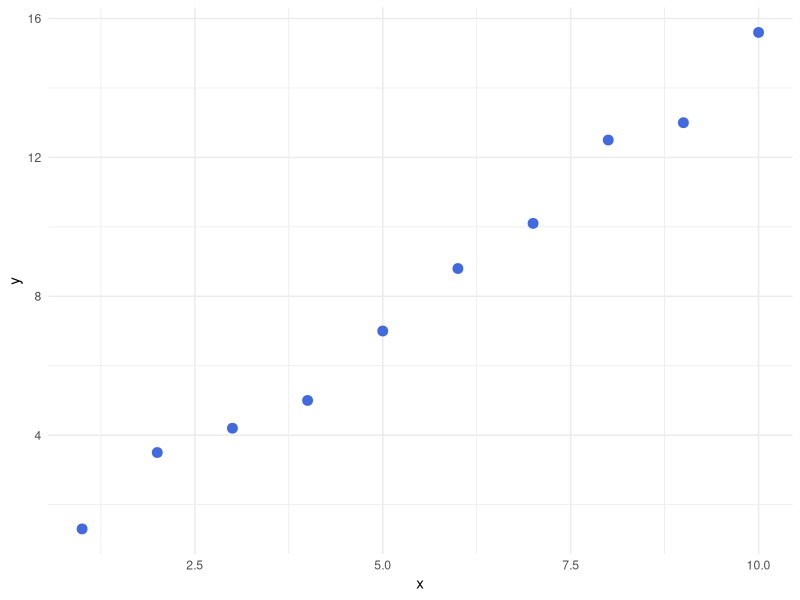

This chart was generated by the following R code:
library(tidyverse)

# Ajustar polinomio de grado 3 y 5 por mínimos cuadrados a los datos x, y:

x <- 1:10

y <- c(1.3, 3.5, 4.2, 5, 7, 8.8 ,10.1, 12.5, 13, 15.6)

px <- function(x, grado = 3) {
  if(grado == 3) 
    beta_0 * beta_1*x + beta_2*x^2 + beta_3*x^3
  else
    beta_0 * beta_1*x + beta_2*x^2 + beta_3*x^3 + beta_4*x^4 + beta_5*x^5
}

# Usando;
# 1) Ecuaciones normales (A^T*A*beta = A^T*b)
# 2) Factorización QR de A: R*beta = Q^T*b
# 
# Evaluar cond de la matriz del sistema a resolver y comparar la beta obtenida
# con las funciones ya programadas en el lenguaje para realizar el ajuste
# de los datos

data.frame(x = x, y = y) %>% 
  ggplot(aes(x, y)) +
  geom_point(size = 3, color = 'royal blue') +
  theme_minimal()

A <- matrix(rep(1, 40), ncol = 4)

for(i in 2:4) {
  A[,i] <- x^(i - 1)
}

# ecuaciones normales

solve(t(A) %*% A) %*% t(A) %*% y
  

# QR

Q <- qr.Q(qr(A))
R <- qr.R(qr(A))

solve(R) %*% t(Q) %*% y


